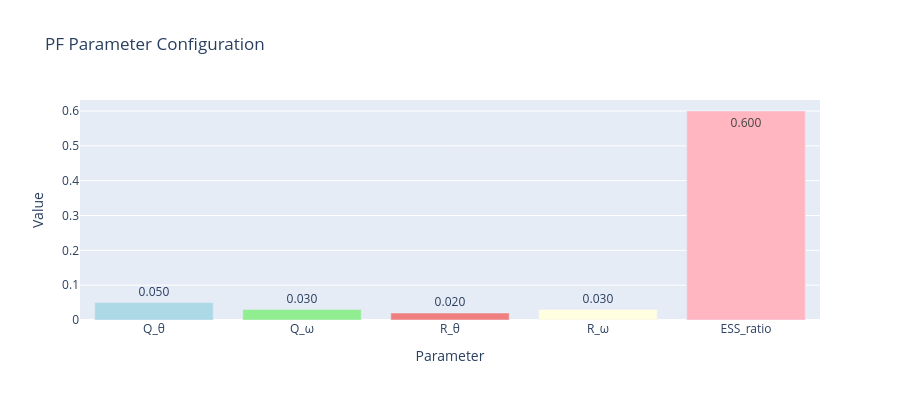

Notebook code for this chart:
### Code cell
# ============================================================
# PF Parameter Analysis & Optimization Insights  
# ============================================================

print("🔍" + "="*60)
print("PARTICLE FILTER PARAMETER ANALYSIS")
print("="*62)

# Analyze current PF configuration
pf_params = pf_trainer.get_parameters_info()

print(f"\\n📋 Current PF Configuration:")
print(f"   Particles: {n_particles}")
print(f"   ESS Threshold: {ess_threshold:.1f} ({(ess_threshold/n_particles)*100:.1f}% of particles)")

for state, info in pf_params.items():
    print(f"\\n   {state.upper()} State:")
    print(f"     Process Noise (Q_std): {info['Q_std']:.4f}")  
    print(f"     Measurement Noise (R_std): {info['R_std']:.4f}")
    print(f"     Current ESS: {info['current_ess']:.1f} (ratio: {info['ess_ratio']:.3f})")

# Performance vs parameters analysis
print(f"\\n🎯 Performance Results:")
print(f"   Total MSE: {mse_total_pf:.6f}")
print(f"   Angle MSE: {mse_theta_pf:.6f}")  
print(f"   Velocity MSE: {mse_omega_pf:.6f}")
print(f"   Training Time: {training_times['PF']:.4f}s")

# Create parameter sensitivity visualization
import plotly.graph_objects as go
from plotly.subplots import make_subplots

# Parameter summary plot
param_names = ['Q_θ', 'Q_ω', 'R_θ', 'R_ω', 'ESS_ratio']
param_values = [opt_PF[0], opt_PF[1], opt_PF[2], opt_PF[3], opt_PF[4]]

fig_params = go.Figure(data=[
    go.Bar(x=param_names, y=param_values, 
           text=[f'{v:.3f}' for v in param_values],
           textposition='auto',
           marker_color=['lightblue', 'lightgreen', 'lightcoral', 'lightyellow', 'lightpink'])
])

fig_params.update_layout(
    title='PF Parameter Configuration',
    xaxis_title='Parameter',
    yaxis_title='Value',
    height=400
)
fig_params.show()

# Resampling analysis over time (if we tracked it)
print(f"\\n📊 Particle Filter Insights:")
print(f"   • Process noise controls particle spread")
print(f"   • Measurement noise affects weight updates") 
print(f"   • ESS threshold triggers resampling")
print(f"   • Current configuration achieved MSE: {mse_total_pf:.6f}")

# Recommendations for tuning
print(f"\\n💡 PF Tuning Recommendations:")
if mse_total_pf > 0.1:
    print(f"   🔧 High MSE detected - Consider:")
    print(f"      - Increasing particles (current: {n_particles})")
    print(f"      - Reducing process noise (Q_θ={opt_PF[0]:.3f}, Q_ω={opt_PF[1]:.3f})")
    print(f"      - Adjusting ESS threshold (current: {opt_PF[4]:.2f})")
elif mse_total_pf < 0.01:
    print(f"   ✅ Excellent performance achieved!")
    print(f"   💡 Could potentially reduce particles for efficiency")
else:
    print(f"   ✓ Good performance balance")
    print(f"   💡 Fine-tune for specific application needs")

print(f"\\n🚀 Next Steps for PF Optimization:")
print(f"   1. Systematic parameter grid search")
print(f"   2. Adaptive particle count based on ESS")  
print(f"   3. Advanced resampling strategies")
print(f"   4. Parallel particle processing")
print(f"   5. Custom proposal distributions")

print(f"\\n🎲 Reproducibility: RANDOM_SEED = {RANDOM_SEED}")
print("\\n" + "="*62)
print("PF ANALYSIS COMPLETE - Ready for advanced tuning!")
print("="*62)

### Figure 1 — Plotly figure (JSON) as saved in the notebook; plotly's stock layout.template omitted (floating-point values rounded to 4 significant figures)
{"data": [{"marker": {"color": ["lightblue", "lightgreen", "lightcoral", "lightyellow", "lightpink"]}, "text": ["0.050", "0.030", "0.020", "0.030", "0.600"], "textposition": "auto", "type": "bar", "x": ["Q_θ", "Q_ω", "R_θ", "R_ω", "ESS_ratio"], "y": [0.05, 0.03, 0.02, 0.03, 0.6]}], "layout": {"height": 400, "title": {"text": "PF Parameter Configuration"}, "xaxis": {"title": {"text": "Parameter"}}, "yaxis": {"title": {"text": "Value"}}}}
